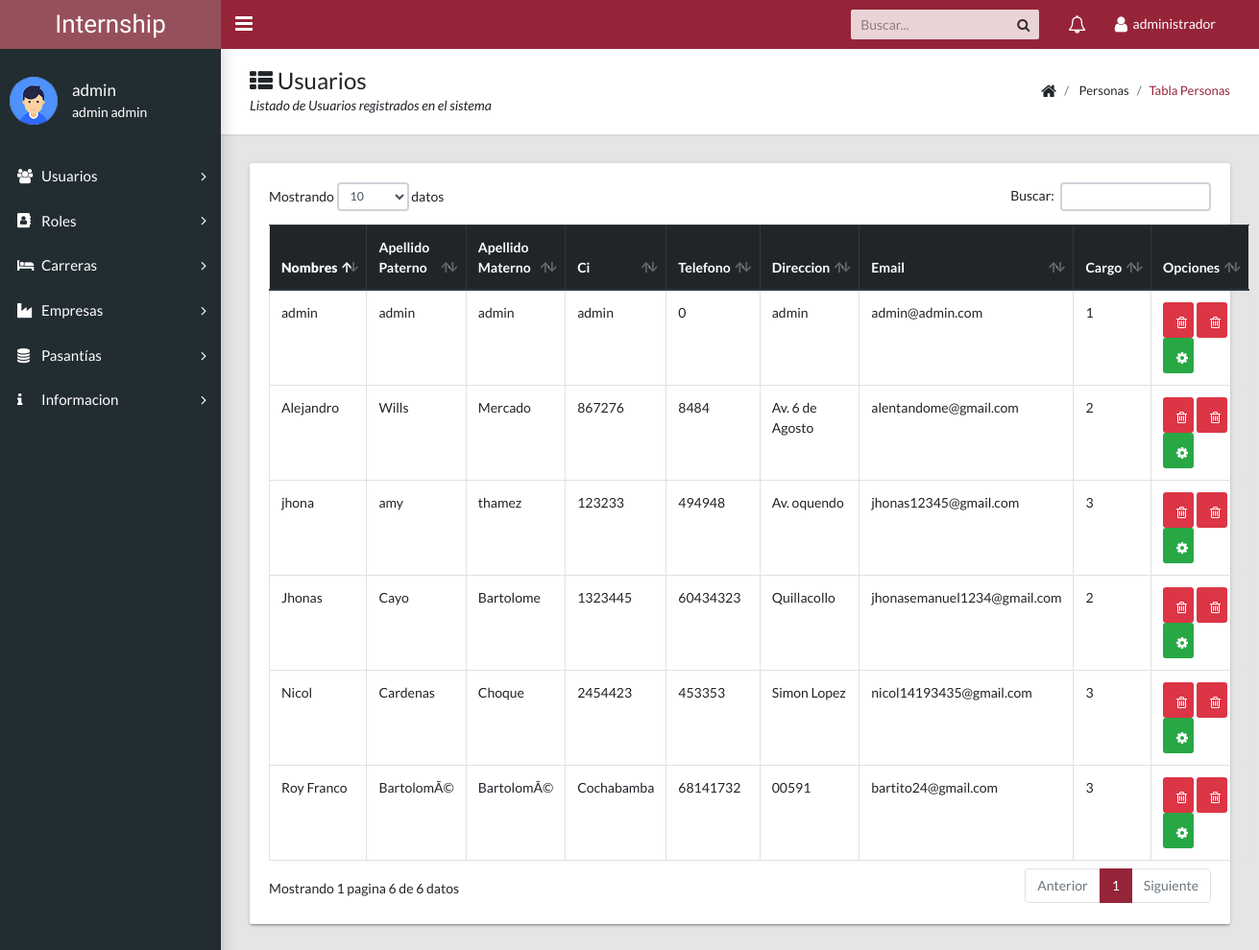
The app's page /admin/docs/table-personas.php (signed in), older data.
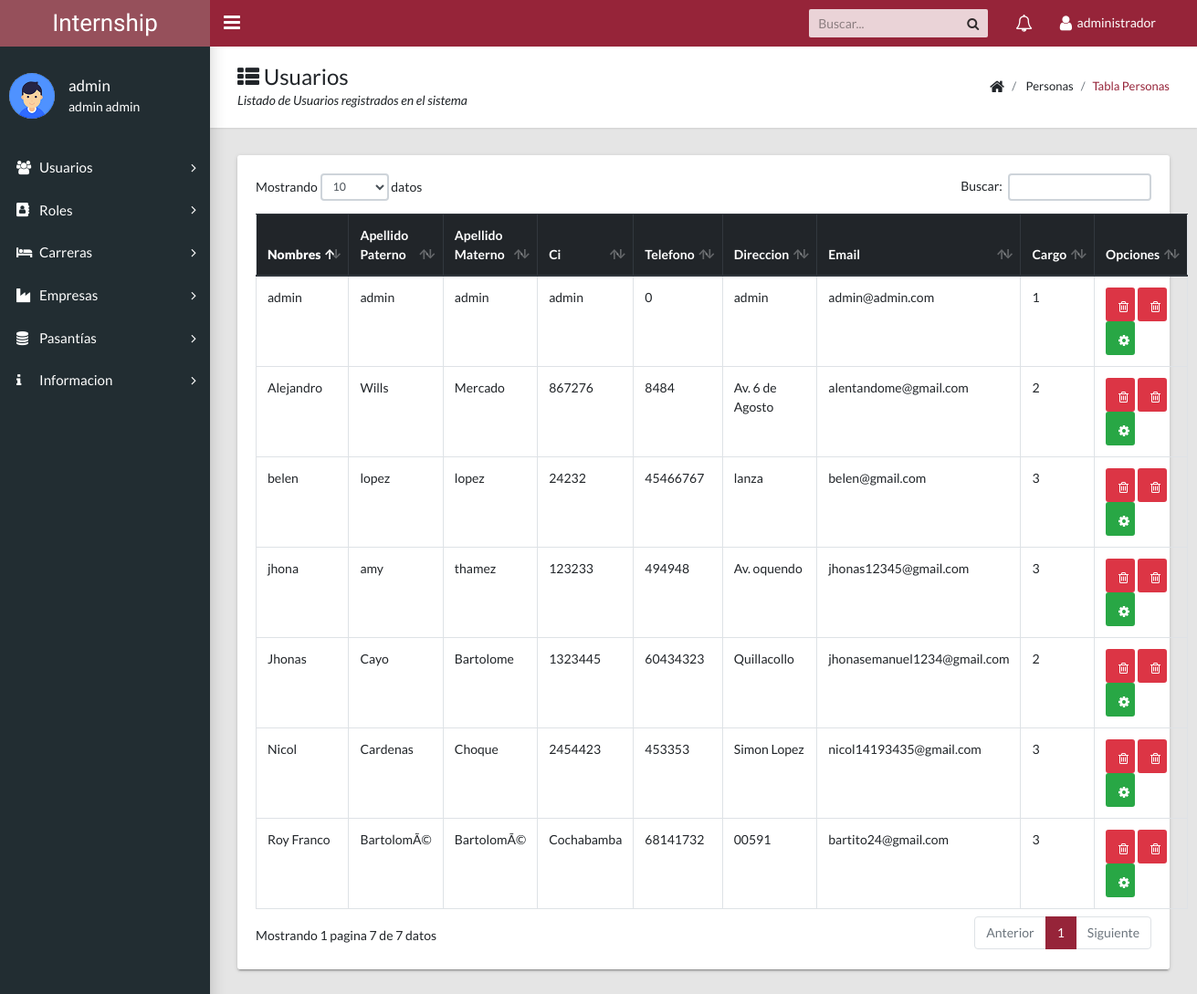
The same page, newer data.
### tables this page shows
CREATE TABLE `persona` (
  `id_persona` int(11) NOT NULL AUTO_INCREMENT,
  `nombre` varchar(45) DEFAULT NULL,
  `papellido` varchar(45) DEFAULT NULL,
  `sapellido` varchar(45) DEFAULT NULL,
  `ci` varchar(45) DEFAULT NULL,
  `telefono` int(11) DEFAULT NULL,
  `direccion` varchar(150) DEFAULT NULL,
  `email` varchar(45) DEFAULT NULL,
  `activo` tinyint(4) DEFAULT NULL,
  `rol_id_rol` int(11) NOT NULL,
  PRIMARY KEY (`id_persona`),
  UNIQUE KEY `ci_UNIQUE` (`ci`),
  UNIQUE KEY `email_UNIQUE` (`email`),
  KEY `fk_persona_rol1_idx` (`rol_id_rol`),
  CONSTRAINT `fk_persona_rol1` FOREIGN KEY (`rol_id_rol`) REFERENCES `rol` (`id_rol`) ON DELETE NO ACTION ON UPDATE NO ACTION
);

### modelo/conexion.php (called while the page is built, shortened)
<?php
class conexion{
	public $con;
	function __construct(){
	$this->host="localhost";
	$this->user="root";
	$this->clave="";
	$this->db="inter";
	$this->con=mysqli_connect($this->host, $this->user,$this->clave);
	mysqli_query($this->con, 'SET NAMES UTF-8');
	if($this->con){
		mysqli_select_db($this->con,$this->db);
	}
	}
public function con_retorno($sql){
$resp=mysqli_query($this->con, $sql);
return $resp;
}
}

### modelo/mdl_agregarusuario.php (called while the page is built, shortened)
<?php
require("conexion.php");
class mdlusuario
{
	public $obj_con;
	function __construct()
	{
	$this->obj_con=new conexion();
	}
	public function listar()
	{
			$sql="select * from persona;";
	return $this->obj_con->con_retorno($sql);
	}
}
?>

### admin/docs/table-personas.php (the view, shortened to what this page needs)
<?php
include_once('menu.php');
include_once ('../../modelo/mdl_agregarusuario.php');
$objeto=new mdlusuario();
$datos=$objeto->listar();
?>
    <main class="app-content">
      <div class="app-title">
        <div>
          <h1><i class="fa fa-th-list"></i> Usuarios</h1>
          <p>Listado de Usuarios registrados en el sistema</p>
        </div>
        <ul class="app-breadcrumb breadcrumb side">
          <li class="breadcrumb-item"><i class="fa fa-home fa-lg"></i></li>
          <li class="breadcrumb-item"> Personas</li>
          <li class="breadcrumb-item active"><a href="#">Tabla Personas</a></li>
        </ul>
      </div>
      <div class="row">
        <div class="col-md-12">
          <div class="tile">
            <div class="tile-body">
              <table class="table table-hover table-bordered" id="sampleTable">
                <thead class="thead-dark">
                  <tr>
                    <th><b>Nombres</th>
                    <th>Apellido Paterno</th>
                    <th>Apellido Materno</th>
                    <th>Ci</th>
                    <th>Telefono</th>
                    <th>Direccion</th>
                    <th>Email</th>
                    <th>Cargo</th>
                      <th>Opciones</th>
                  </tr>
                </thead>
                <tbody>
                <?php
                while($row=mysqli_fetch_assoc($datos)){
                echo "<tr>";
                echo "<td>".$row['nombre']."</td>";
                    echo "<td>".$row['papellido']."</td>";
                    echo "<td>".$row['sapellido']."</td>";
                    echo "<td>".$row['ci']."</td>";
                    echo "<td>".$row['telefono']."</td>";
                    echo "<td>".$row['direccion']."</td>";
                    echo "<td>".$row['email']."</td>";
                    echo "<td>".$row['rol_id_rol']."</td>";
                    $id_persona=$row['id_persona'];
                    $nombre=$row['nombre'];
                    $papellido=$row['papellido'];
                    $sapellido=$row['sapellido'];
                    $ci=$row['ci'];
                    $telefono=$row['telefono'];
                    $direccion=$row['direccion'];
                    $email=$row['email'];
                    echo "<td>
                      <a class='btn btn-danger col-md-5' href='../../controlador/ctrl_agregarusuario.php?id_persona=".$id_persona."'><i class='fa fa-trash-o' aria-hidden='true'></i></a>
                      <a class='btn btn-danger col-md-5' href='asignar_rol.php?id_persona=".$id_persona."'><i class='fa fa-trash-o' aria-hidden='true'></i></a>
                      <a class=' btn btn-success col-md-5' href='modificar_persona.php?id_persona=".$id_persona."&nombre=".$nombre."&papellido=".$papellido."&sapellido=".$sapellido."&ci=".$ci."&telefono=".$telefono."&direccion=".$direccion."&email=".$email."'><i class='fa fa-cog' aria-hidden='true'></i></a></td>";
                echo "</tr>";
                }?>
                </tbody>
              </table>
            </div>
          </div>
        </div>
      </div>
    </main>

Row changes from the older to the newer data that the page shows:
added persona: nombre "belen", papellido "lopez", sapellido "lopez", ci "24232", telefono "45466767", direccion "lanza", email "belen@gmail.com", rol_id_rol "3"
Text that changed along with them:
text written by a page script: "Mostrando datos Buscar: Mostrando 1 pagina 6 de 6 datos Anterior 1 Siguiente" → "Mostrando datos Buscar: Mostrando 1 pagina 7 de 7 datos Anterior 1 Siguiente"
